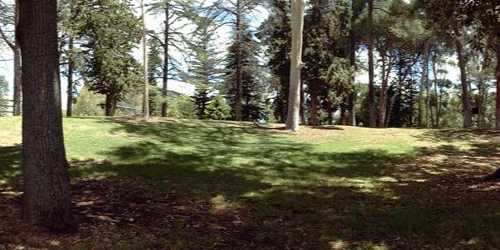
#> input picture code/media/test_100.tif, 500 x 250 px
$ python single_global_motion_vector.py
#> lines starting #> are read from the running program, lines starting #| are printed output that depends on the picture
import numpy as np
import cv2


# Step 1: Define a function to calculate the SAD for a given motion vector (u, v)
def calculate_sad(current_frame, last_frame, u, v):
    """ Return the matching criteria """
    shifted_frame = np.roll(last_frame, (v, u), axis=(0, 1))
    sad = np.sum(np.abs(current_frame - shifted_frame))
    return sad

def find_optimal_motion_vector(current_frame, last_frame, search_range):
    min_sad = float('inf')
    optimal_motion_vector = (0, 0)

    for u in range(-search_range, search_range + 1):
        for v in range(-search_range, search_range + 1):
            sad = calculate_sad(current_frame, last_frame, u, v)

            if sad < min_sad:
                min_sad = sad
                optimal_motion_vector = (u, v)


    return optimal_motion_vector

# Load the current frame and the last frame as grayscale images
current_frame = cv2.imread('media/test_100.tif', cv2.IMREAD_GRAYSCALE)
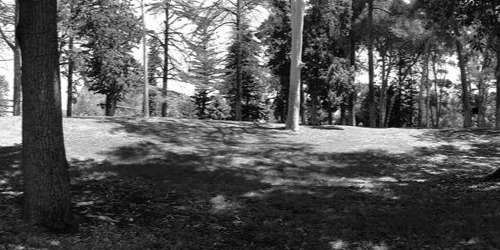
#> current_frame: shape (250, 500); min 0, max 255, mean 84.7
last_frame = cv2.imread('media/test_200.tif', cv2.IMREAD_GRAYSCALE)
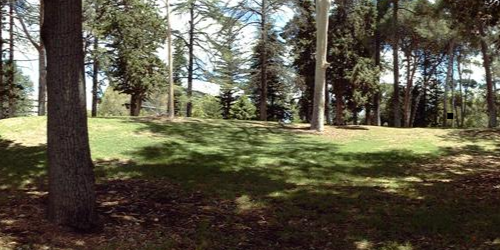
#> input picture code/media/test_200.tif, 500 x 250 px
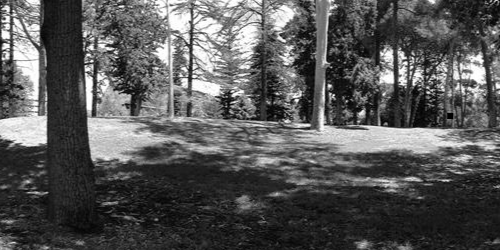
#> last_frame: shape (250, 500); min 0, max 255, mean 86.7

# Set the search range R
search_range = 8

# Find the optimal motion vector
optimal_motion_vector = find_optimal_motion_vector(current_frame, last_frame, search_range)
#> the loop in find_optimal_motion_vector, `for u in range(-search_range, search_range + 1):` made 17 passes
#> pass 1, in calculate_sad, `shifted_frame = np.roll(last_frame, (v, u), axis=(0, 1))`:
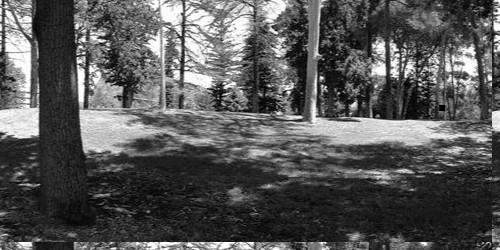
#> shifted_frame: shape (250, 500); min 0, max 255, mean 86.7
#> pass 1, in calculate_sad (call 2), `shifted_frame = np.roll(last_frame, (v, u), axis=(0, 1))`:
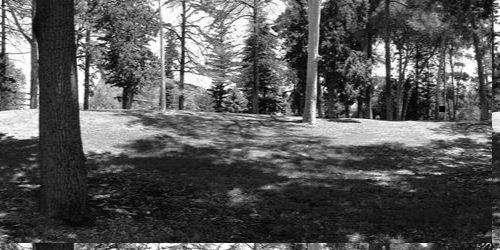
#> shifted_frame: shape (250, 500); min 0, max 255, mean 86.7
#> pass 1, in calculate_sad (call 3), `shifted_frame = np.roll(last_frame, (v, u), axis=(0, 1))`:
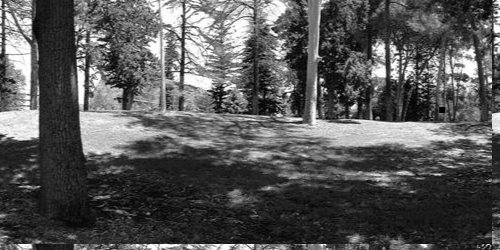
#> shifted_frame: shape (250, 500); min 0, max 255, mean 86.7
#> pass 1, in calculate_sad (call 4), `shifted_frame = np.roll(last_frame, (v, u), axis=(0, 1))`:
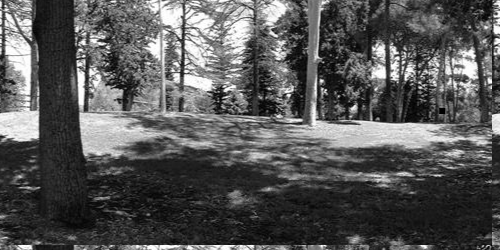
#> shifted_frame: shape (250, 500); min 0, max 255, mean 86.7
#> after the loop in find_optimal_motion_vector, `for u in range(-search_range, search_range + 1):`: min_sad = 15268814; optimal_motion_vector = (-5, -8)
#> optimal_motion_vector = (-5, -8)
print("Optimal motion vector (u', v'):", optimal_motion_vector)
#| Optimal motion vector (u', v'): (-5, -8)
